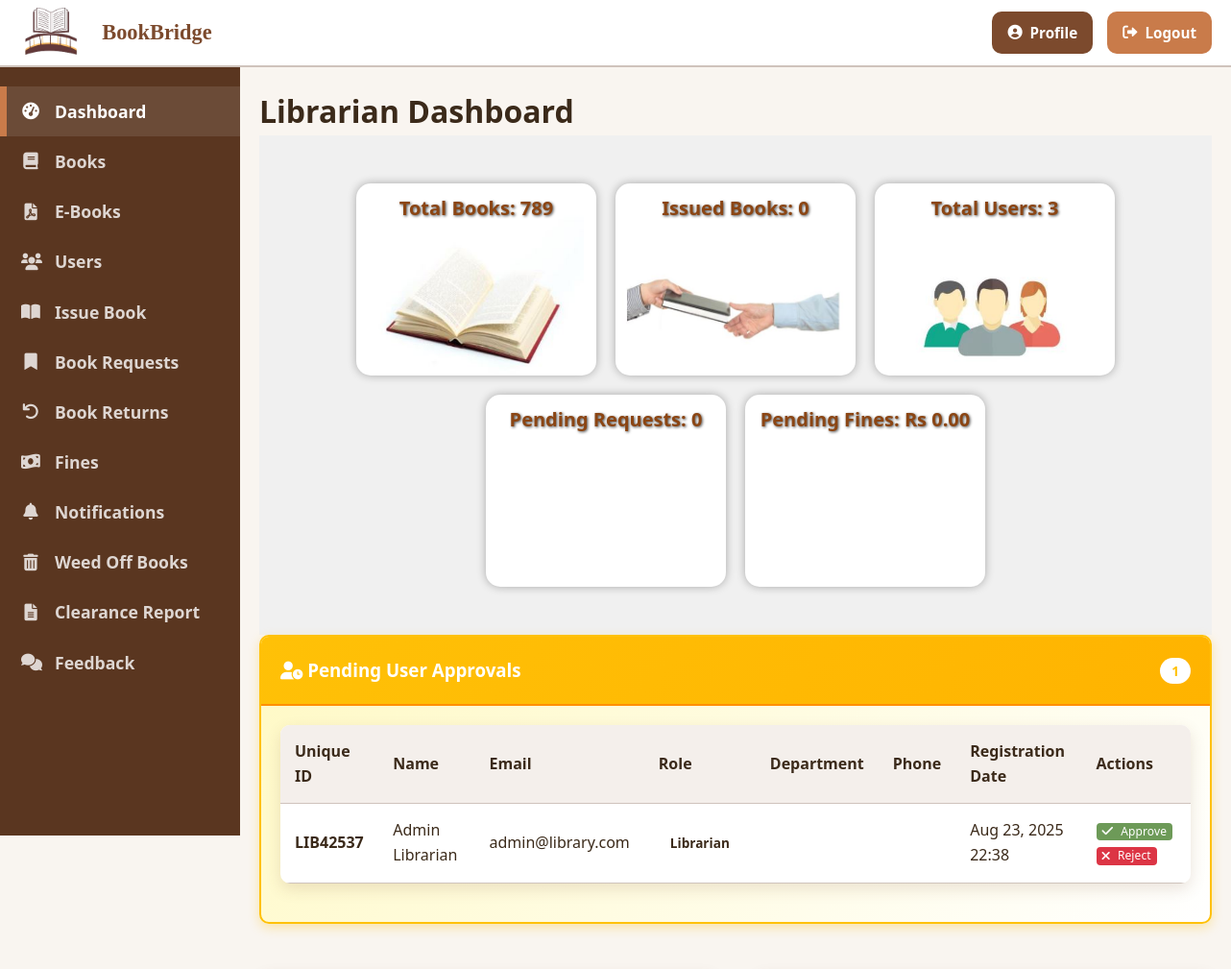
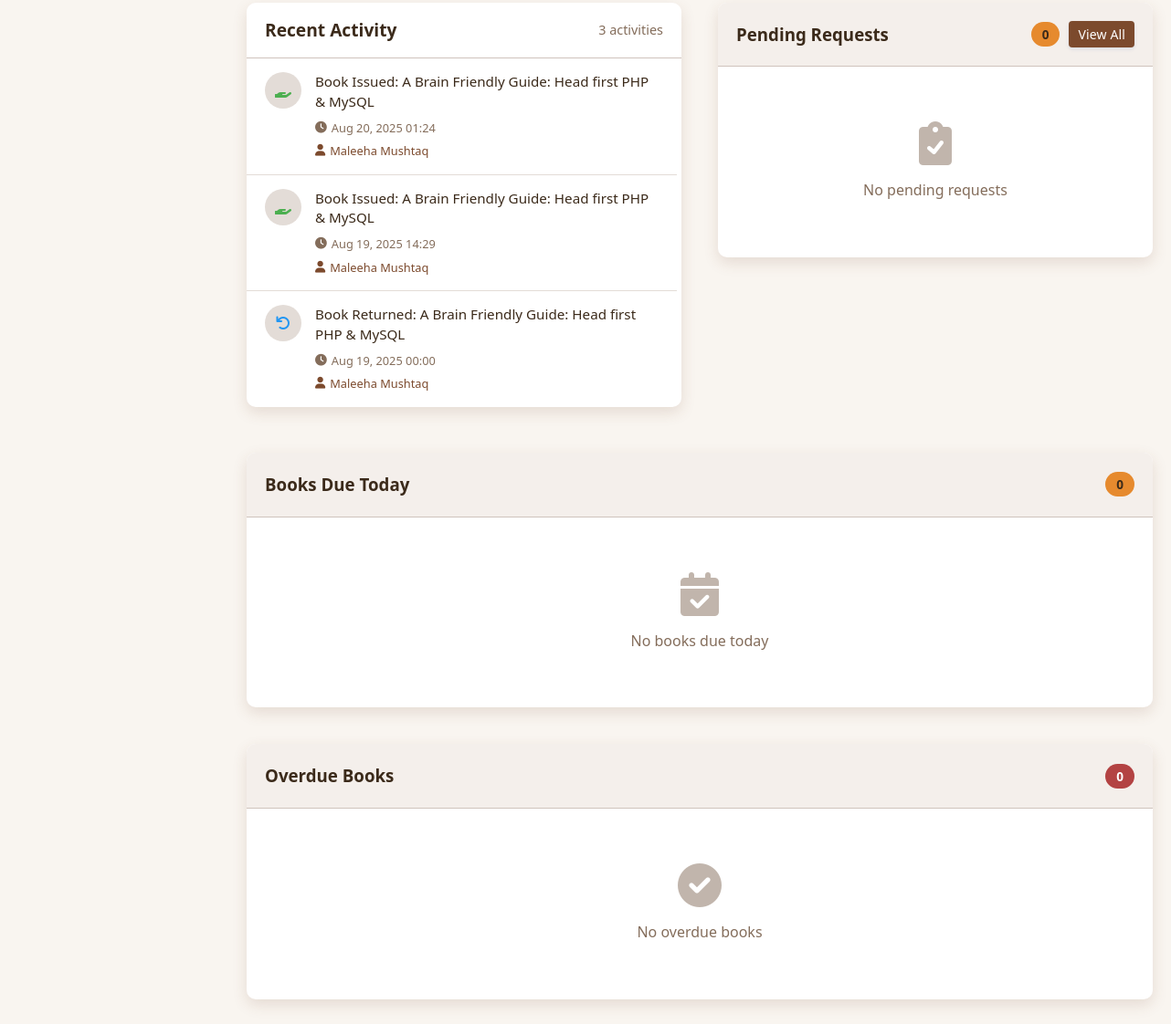
The page /dashboard.php (signed in) on the database its author committed (2 pictures, top to bottom).
### tables this page shows
CREATE TABLE `users` (
  `id` int(11) NOT NULL,
  `unique_id` varchar(20) DEFAULT NULL,
  `name` varchar(100) NOT NULL,
  `email` varchar(100) NOT NULL,
  `password` varchar(255) NOT NULL,
  `role` enum('librarian','student','faculty') NOT NULL,
  `department` varchar(100) DEFAULT NULL,
  `phone` varchar(20) DEFAULT NULL,
  `address` text DEFAULT NULL,
  `created_at` timestamp NOT NULL DEFAULT current_timestamp(),
  `approval_status` varchar(20) DEFAULT 'pending',
  `approved_at` timestamp NULL DEFAULT NULL,
  `rejected_at` timestamp NULL DEFAULT NULL,
  `email_verified` tinyint(1) DEFAULT 0,
  `email_verification_token` varchar(255) DEFAULT NULL
);

### dashboard.php (the view, shortened to what the rows shown need)
<?php
include_once '../includes/header.php';
$totalBooks = getTotalBooks($conn);
$issuedBooks = getIssuedBooks($conn);
$totalUsers = getTotalUsers($conn);
$pendingRequests = getPendingRequests($conn);
$totalFines = getTotalUnpaidFines($conn);
?>
<h1 class="page-title">Librarian Dashboard</h1>
<div class="dashboard-image-section">
    <div class="overlay">
        <div class="stat-overlay books">
            <h2>Total Books: <?php echo $totalBooks; ?></h2>
        </div>
        <div class="stat-overlay issued">
            <h2>Issued Books: <?php echo $issuedBooks; ?></h2>
        </div>
        <div class="stat-overlay users">
            <h2>Total Users: <?php echo $totalUsers; ?></h2>
        </div>
        <div class="stat-overlay requests">
            <h2>Pending Requests: <?php echo $pendingRequests; ?></h2>
        </div>
        <div class="stat-overlay fines">
            <h2>Pending Fines: Rs <?php echo number_format($totalFines, 2); ?></h2>
        </div>
    </div>
</div>
<?php
$pendingUsers = [];
$sql = "SELECT * FROM users WHERE approval_status = 'pending' ORDER BY id DESC";
$result = $conn->query($sql);
if ($result) {
    while ($row = $result->fetch_assoc()) {
        $pendingUsers[] = $row;
    }
}
?>
<?php if (count($pendingUsers) > 0): ?>
<div class="dashboard-row">
    <div class="dashboard-col">
        <div class="card priority-card">
            <div class="card-body">
                <div class="table-container">
                    <table class="table">
                        <thead>
                            <tr>
                                <th>Unique ID</th>
                                <th>Name</th>
                                <th>Email</th>
                                <th>Role</th>
                                <th>Department</th>
                                <th>Phone</th>
                                <th>Registration Date</th>
                                <th>Actions</th>
                            </tr>
                        </thead>
                        <tbody>
                            <?php foreach ($pendingUsers as $user): ?>
                                <tr>
                                    <td><strong><?php echo htmlspecialchars($user['unique_id']); ?></strong></td>
                                    <td><?php echo htmlspecialchars($user['name']); ?></td>
                                    <td><?php echo htmlspecialchars($user['email']); ?></td>
                                    <td>
                                        <span class="badge badge-<?php echo $user['role'] == 'student' ? 'primary' : 'info'; ?>">
                                            <?php echo ucfirst($user['role']); ?>
                                        </span>
                                    </td>
                                    <td><?php echo htmlspecialchars($user['department']); ?></td>
                                    <td><?php echo htmlspecialchars($user['phone']); ?></td>
                                    <td><?php echo date('M d, Y H:i', strtotime($user['created_at'] ?? 'now')); ?></td>
                                    <td>
                                        <a href="approve_user.php?id=<?php echo $user['id']; ?>&action=approve"
                                           class="btn btn-xs btn-success"
                                           onclick="return confirm('Approve this user?')">
                                            <i class="fas fa-check"></i> Approve
                                        </a>
                                        <a href="approve_user.php?id=<?php echo $user['id']; ?>&action=reject"
                                           class="btn btn-xs btn-danger"
                                           onclick="return confirm('Reject this user?')">
                                            <i class="fas fa-times"></i> Reject
                                        </a>
                                    </td>
                                </tr>
                            <?php endforeach; ?>
                        </tbody>
                    </table>
                </div>
            </div>
        </div>
    </div>
</div>
<?php endif; ?>
<?php
include_once '../includes/footer.php';
?>

### rows shown on the page
users: unique "LIB42537", name "Admin Librarian", email "admin@library.com", role "Librarian", created_at "Aug 23, 2025 22:38"

### other values the page prints
$totalBooks "789"
$issuedBooks "0"
$totalUsers "3"
$pendingRequests "0"
$totalFines "0.00"
count($pendingUsers) "1"
count($recentActivities) "3"
$activity['book_name'] "A Brain Friendly Guide: Head first PHP & MySQL"
date('M d, Y H:i', strtotime($activity['date'])) "Aug 20, 2025 01:24"
$activity['user_name'] "Maleeha Mushtaq"
date('M d, Y H:i', strtotime($activity['date'])) "Aug 19, 2025 14:29"
date('M d, Y H:i', strtotime($activity['date'])) "Aug 19, 2025 00:00"
count($allPendingRequests) "0"
count($dueTodayBooks) "0"
count($overdueBooks) "0"
